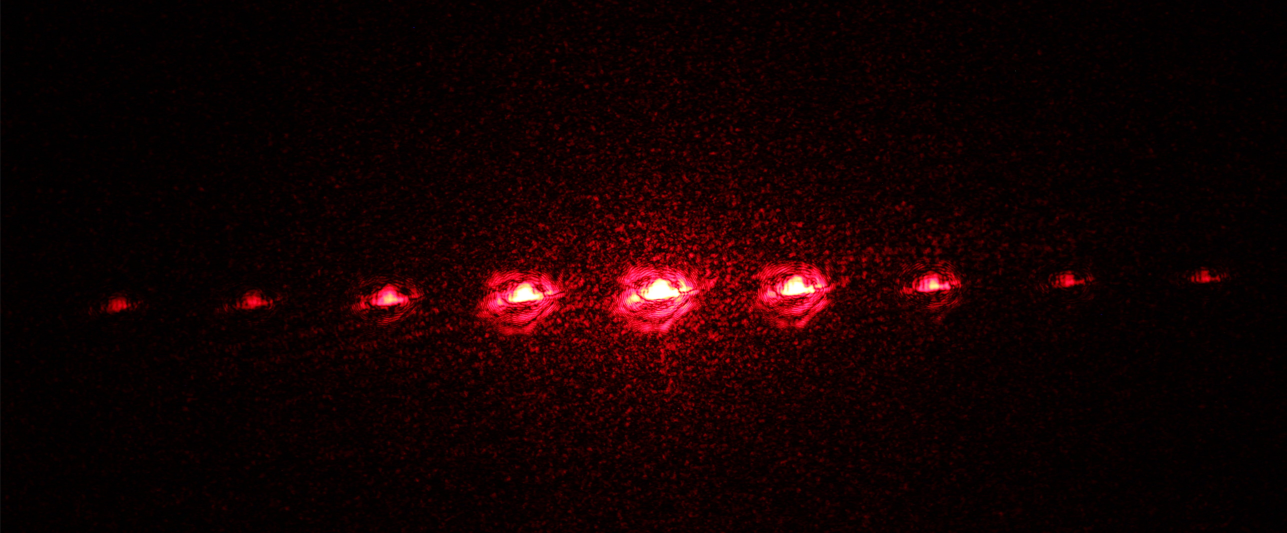
#> input picture Fourier Optics Lab/test.jpg, 5147 x 2132 px (shown at 1/4 size)
$ python DiffractionFitting.py
#> lines starting #> are read from the running program, lines starting #| are printed output that depends on the picture
# -*- coding: utf-8 -*-
"""
Created on Mon Feb 18 22:23:23 2019

@author: aorfi
"""

import numpy as np
import spinmob
import matplotlib.pyplot as plt
from skimage.color import rgb2gray
from skimage import data, img_as_float, io

imgdots = io.imread("test.jpg")[2050:2150,1700:2800]
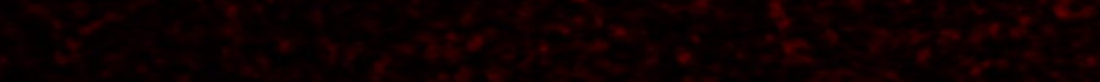
#> imgdots: shape (82, 1100, 3); mean R, G, B 14.3, 0.5, 0.8
imgdots = io.imread("test.jpg")[700:1500][50:5500]
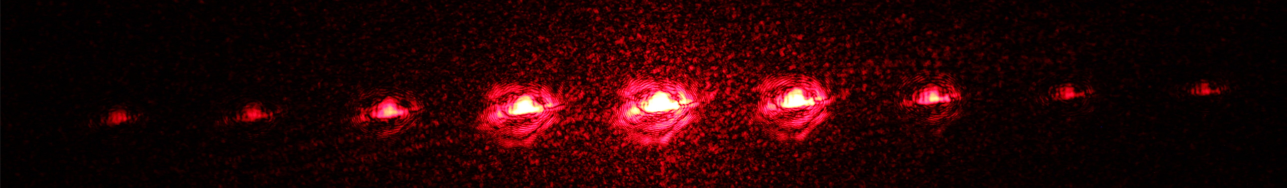
#> imgdots: shape (750, 5147, 3) (shown at 1/4 size); mean R, G, B 37.8, 3.5, 5.1
imdots = rgb2gray(imgdots)
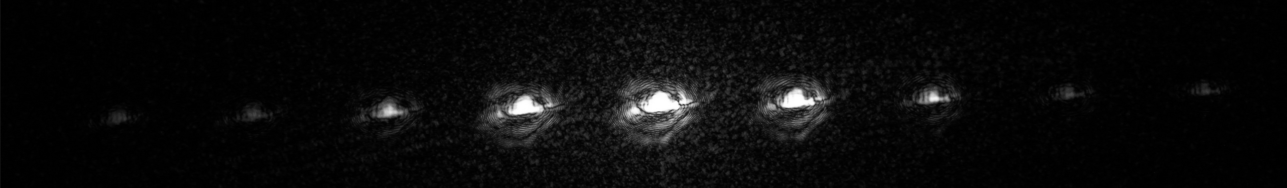
#> imdots: shape (750, 5147) float64 (shown at 1/4 size); min 0, max 1, mean 0.0429
imdotsT = np.ndarray.transpose(imdots)
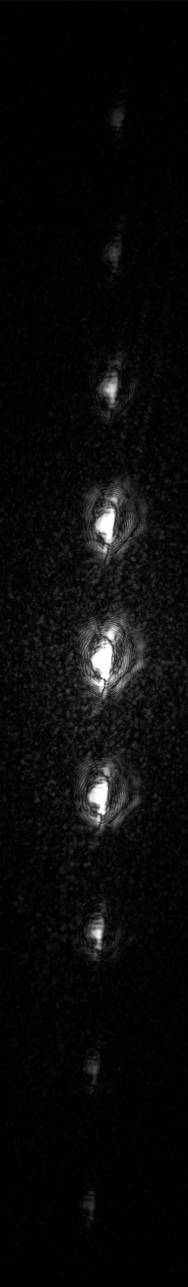
#> imdotsT: shape (5147, 750) float64 (shown at 1/4 size); min 0, max 1, mean 0.0429
avDot = np.empty(imdots[0].size)
xdots = np.arange(0,imdots[0].size,1)
#> xdots = 5147 values from 0 to 5146

for i in range(imdots[0].size):
    avDot[i] = np.average(imdotsT[i])
#> after the loop, avDot = 5147 values, max 0.235 at index 2663, min 0.00238 at index 1, mean 0.0429


def Intensity_grating(w, s, x, N):
    focal = 0.3
    l = 0.0000006328
    #w = width of the slits
    #s = separation of the slits
    #N = number of slits

    p = np.power(np.sinc(s*x/(l*focal)),2)
    q = np.power(np.sin(np.pi*N*s*x/(l*focal)),2)
    r = np.power(np.sin(np.pi*s*x/(l*focal)),2)

    return p*q/r

xdotsm = xdots*(0.00000429)
#> xdotsm = 5147 values from 0 to 0.0221
pattern = 0.01*Intensity_grating(0.0020, 0.01, (xdotsm-0.0116), 20)
#> `#print(f1)`:
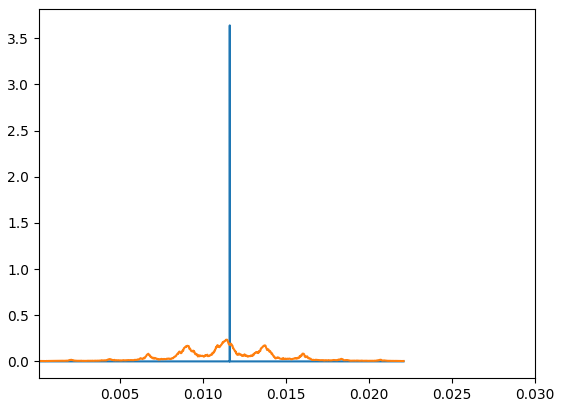
#> figure drawn by matplotlib, 1 panel; curve peaks at x = 0.0116, y = 3.64; curve peaks at x = 0.0114, y = 0.235
plt.xlim([0.0001,0.03])

plt.plot(xdotsm,pattern)
plt.plot(xdotsm,avDot)
plt.show

# [13 lines of commented-out code are left out]

$ run again, with Fourier Optics Lab/IMG_0686.JPG copied over Fourier Optics Lab/test.jpg
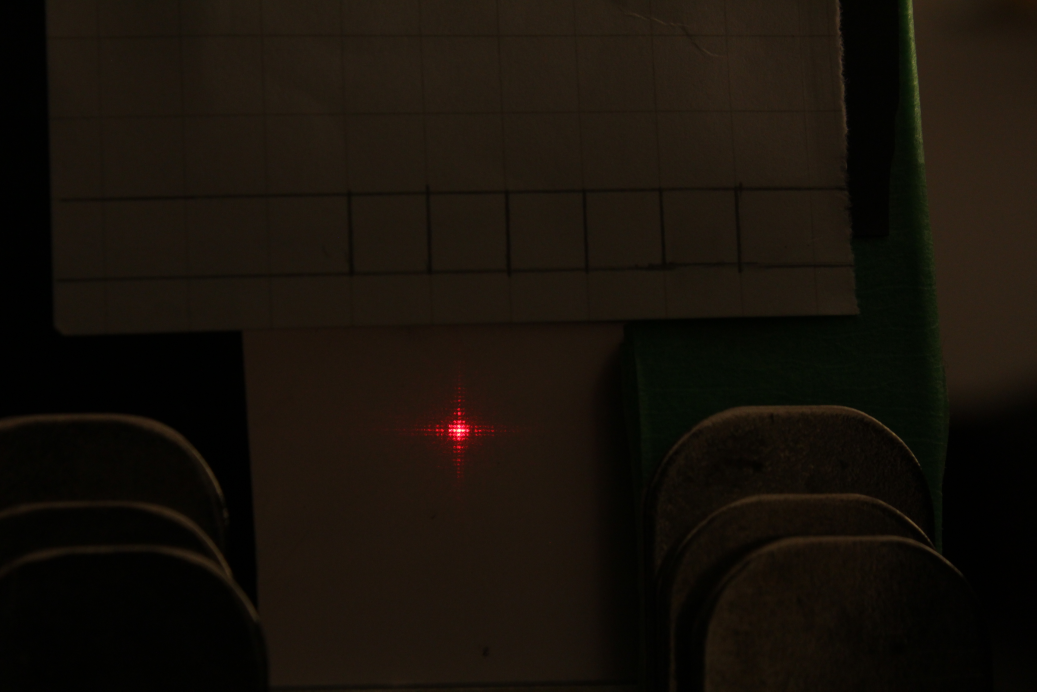
#> input picture Fourier Optics Lab/IMG_0686.JPG, 5184 x 3456 px (shown at 1/5 size)
#> `imdotsT = np.ndarray.transpose(imdots)`:
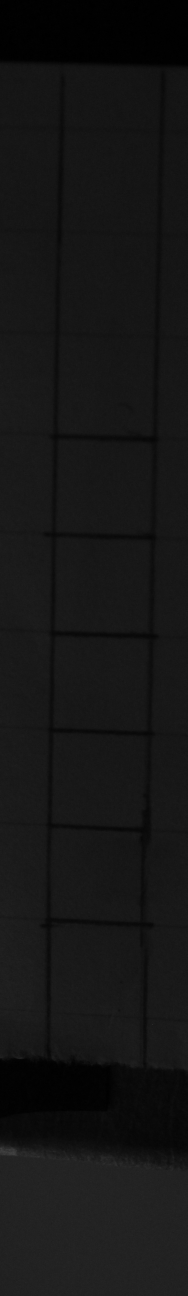
#> imdotsT: shape (5184, 750) float64 (shown at 1/4 size); min 0, max 0.423, mean 0.0871
#> after the loop `for i in range(imdots[0].size):`: avDot = 5184 values, max 0.138 at index 4710, min 0.00414 at index 75, mean 0.0871
#> `#print(f1)`:
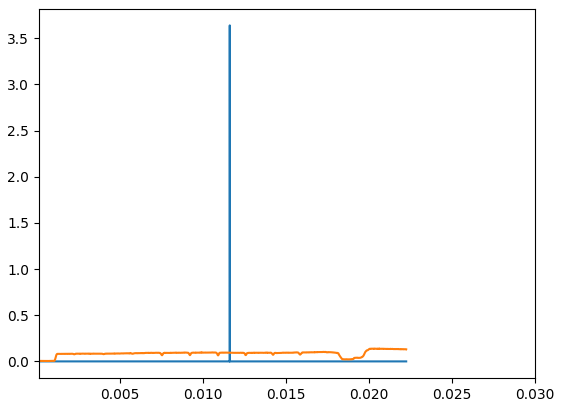
#> figure drawn by matplotlib, 1 panel; curve peaks at x = 0.0116, y = 3.64; curve peaks at x = 0.0202, y = 0.138

$ run again, with Fourier Optics Lab/IMG_0700_tilted.jpg copied over Fourier Optics Lab/test.jpg
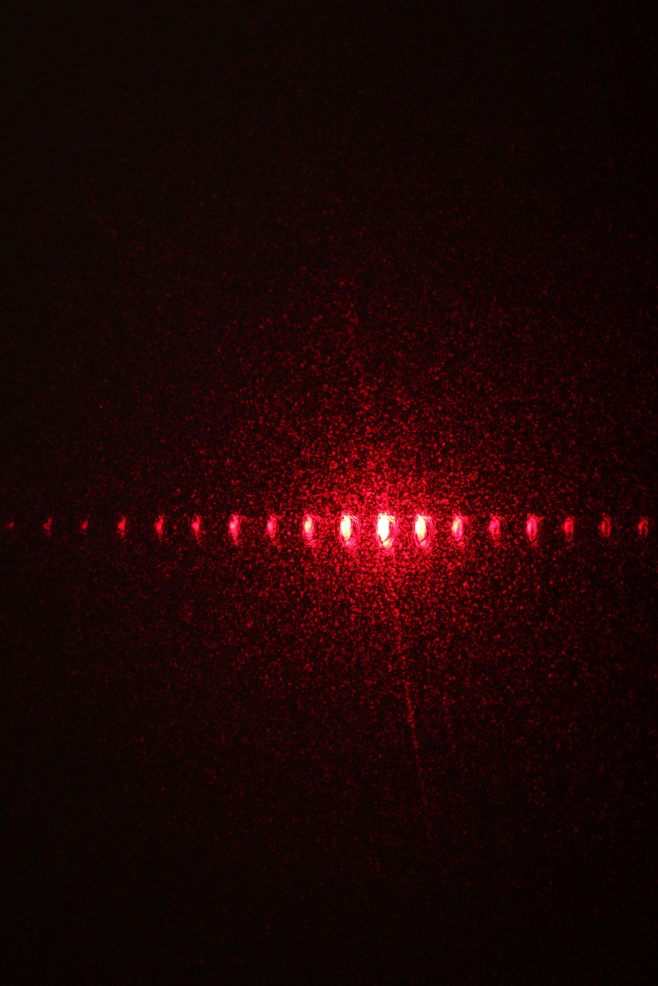
#> input picture Fourier Optics Lab/IMG_0700_tilted.jpg, 3286 x 4930 px (shown at 1/5 size)
#> `imdotsT = np.ndarray.transpose(imdots)`:
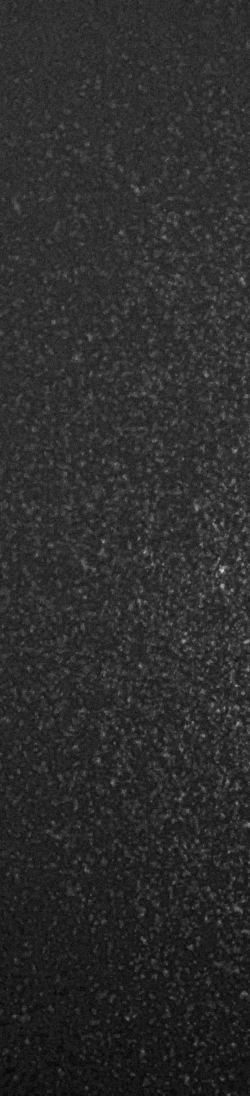
#> imdotsT: shape (3286, 750) float64 (shown at 1/3 size); min 0.00333, max 0.158, mean 0.0307; drawn with min black and max white
#> after the loop `for i in range(imdots[0].size):`: avDot = 3286 values, max 0.0378 at index 1519, min 0.0165 at index 3284, mean 0.0307
#> `#print(f1)`:
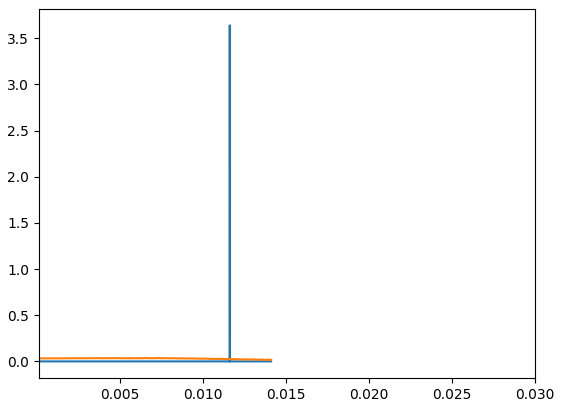
#> figure drawn by matplotlib, 1 panel; curve peaks at x = 0.0116, y = 3.64; curve peaks at x = 0.00652, y = 0.0378

$ run again, with Fourier Optics Lab/IMG_0711.JPG copied over Fourier Optics Lab/test.jpg
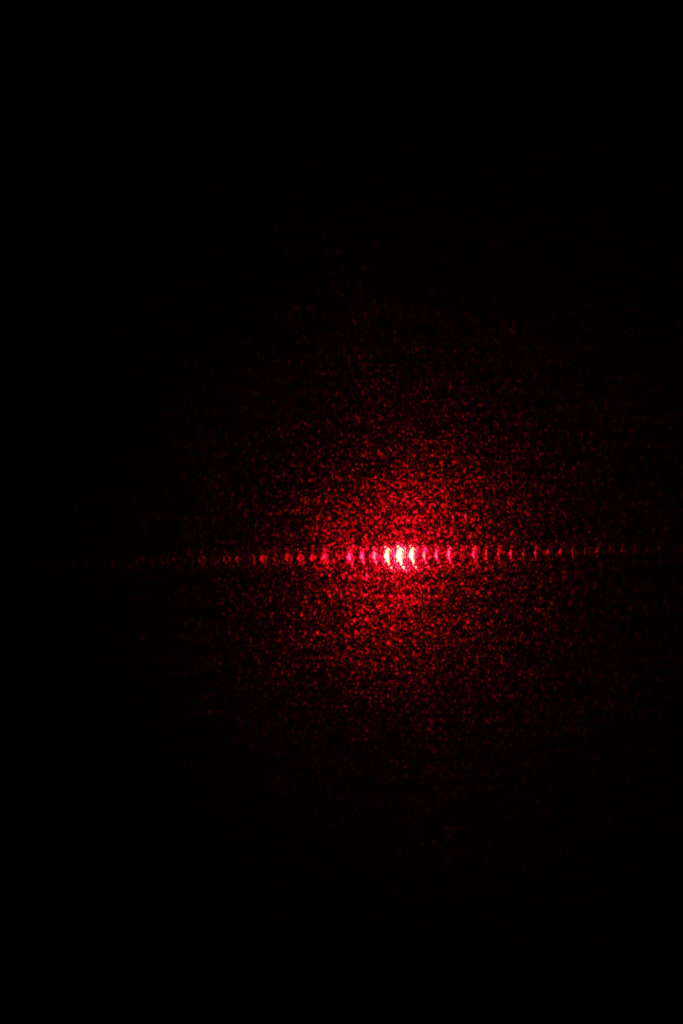
#> input picture Fourier Optics Lab/IMG_0711.JPG, 2730 x 4096 px (shown at 1/4 size)
#> `imdotsT = np.ndarray.transpose(imdots)`:
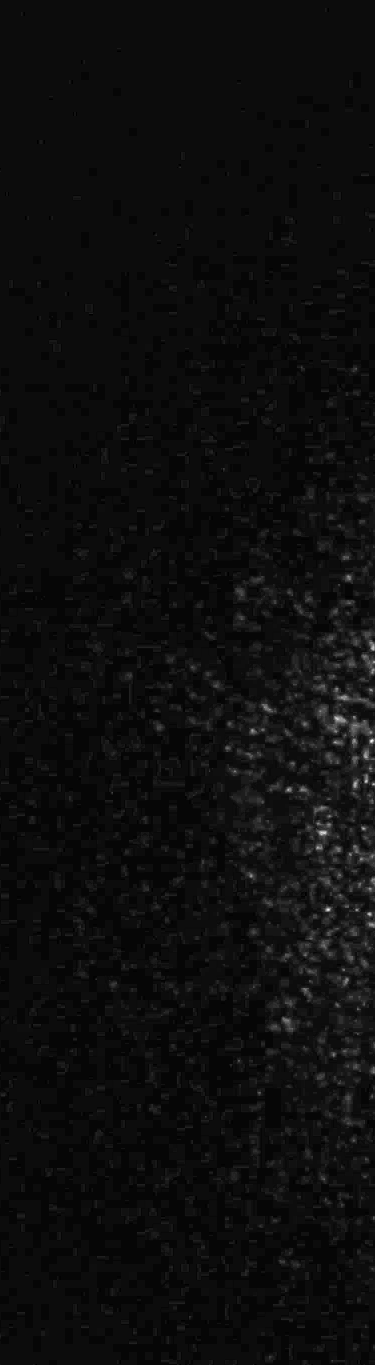
#> imdotsT: shape (2730, 750) float64 (shown at 1/2 size); min 0, max 0.08, mean 0.00438; drawn with min black and max white
#> after the loop `for i in range(imdots[0].size):`: avDot = 2730 values, max 0.00816 at index 1450, min 0.00304 at index 2680, mean 0.00438
#> `#print(f1)`:
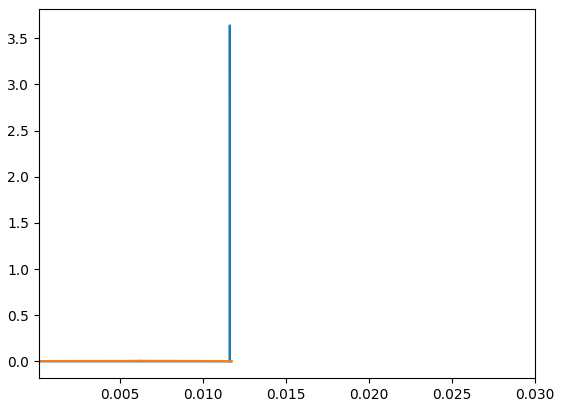
#> figure drawn by matplotlib, 1 panel; curve peaks at x = 0.0116, y = 3.64; curve peaks at x = 0.00622, y = 0.00816
